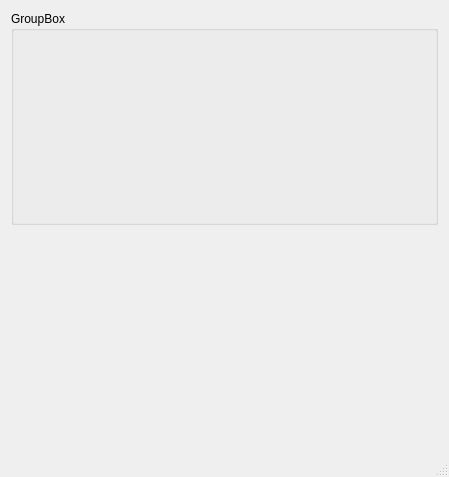
<?xml version="1.0" encoding="UTF-8"?>
<ui version="4.0">
 <class>MainWindow</class>
 <widget class="QMainWindow" name="MainWindow">
  <property name="geometry">
   <rect>
    <x>0</x>
    <y>0</y>
    <width>449</width>
    <height>477</height>
   </rect>
  </property>
  <property name="windowTitle">
   <string>MainWindow</string>
  </property>
  <widget class="QWidget" name="centralWidget">
   <layout class="QVBoxLayout" name="verticalLayout">
    <item>
     <widget class="QGroupBox" name="groupBox">
      <property name="title">
       <string>GroupBox</string>
      </property>
     </widget>
    </item>
    <item>
     <widget class="QWidget" name="widget" native="true">
      <layout class="QHBoxLayout" name="horizontalLayout_2"/>
     </widget>
    </item>
   </layout>
  </widget>
  <widget class="QMenuBar" name="menuBar">
   <property name="geometry">
    <rect>
     <x>0</x>
     <y>0</y>
     <width>449</width>
     <height>21</height>
    </rect>
   </property>
  </widget>
  <widget class="QStatusBar" name="statusBar"/>
 </widget>
 <layoutdefault spacing="6" margin="11"/>
 <resources/>
 <connections/>
</ui>
